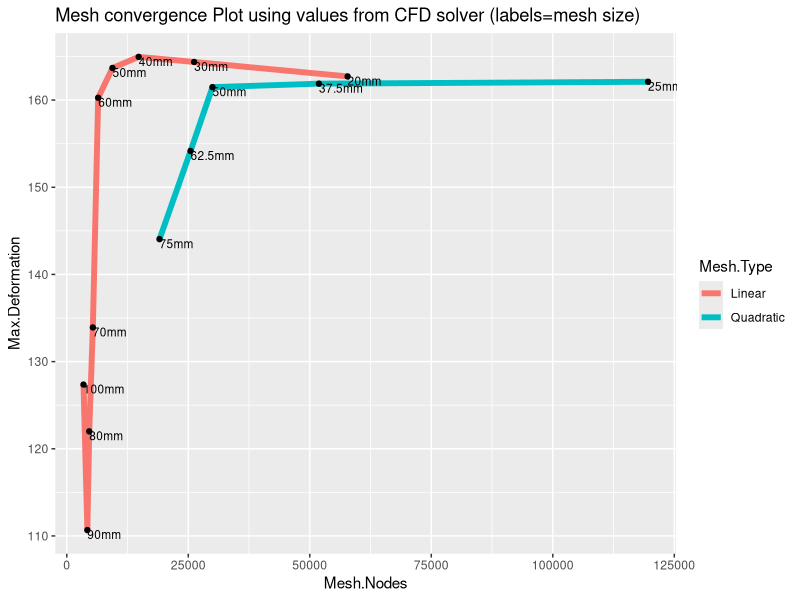

R code for this plot:
## ---- chunk 1
library(tidyverse)
library(ggplot2)
## ---- chunk 2
# Load and filter
df=read.csv("UsingCFDValues.csv", sep=",")
df = df %>% na.omit()
## ---- chunk 3
# Plot Convergence

ggplot(df, aes(x=Mesh.Nodes, y=Max.Deformation, label=paste0(Mesh.size..mm.,"mm"))) + geom_line(aes(color=Mesh.Type), size=2) + geom_point() + geom_text(vjust=1, hjust=0, size=3) + ggtitle("Mesh convergence Plot using values from CFD solver (labels=mesh size)")


